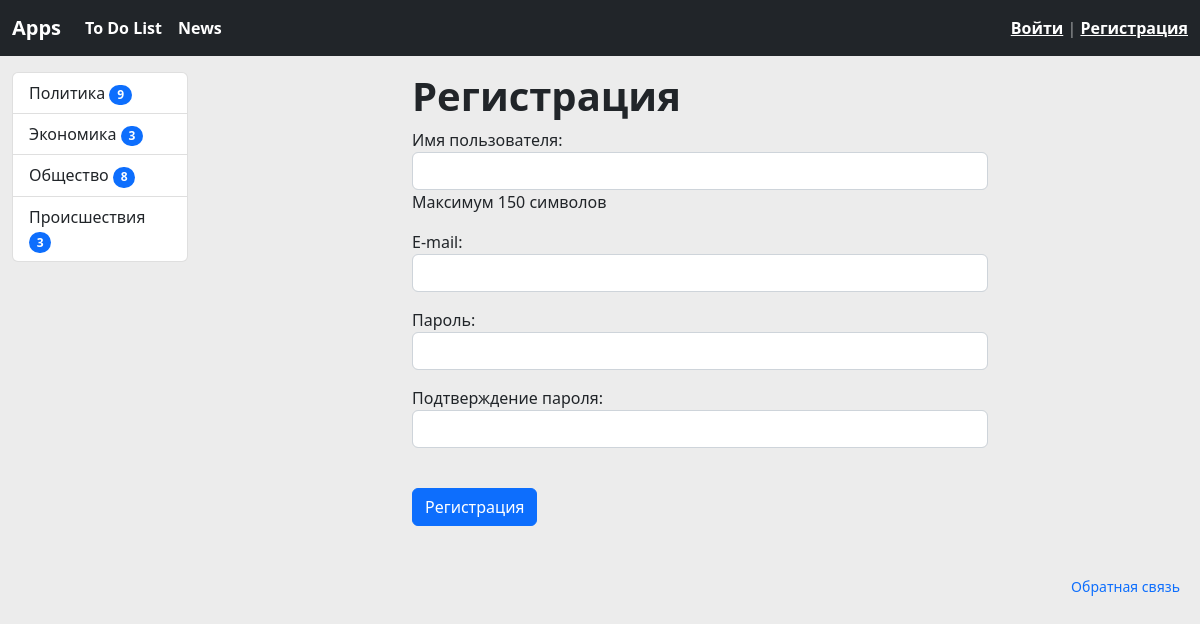
Page /app/news/register/ on the committed database.
### news/models.py (models this page shows, shortened)
class Category(models.Model):
    title = models.CharField(max_length=150, db_index=True, verbose_name='Название категории')
    def get_absolute_url(self):
        return reverse('news:category', kwargs={'category_id': self.pk})
    class Meta:
        verbose_name = 'Категория'
        verbose_name_plural = 'Категории'
        ordering = ['id']

### news/views.py (the view)
# urls.py: path('register/', views.register, name="register"),
def register(request):
    title = 'Регистрация'
    if request.method == 'POST':
        form = UserRegisterForm(request.POST)
        if form.is_valid():
            user = form.save()
            login(request, user)
            messages.success(request, 'Вы успешно зарегистрировались!')
            return redirect('news:home')
        else:
            messages.error(request, 'Ошибка регистрации!')
    else:
        form = UserRegisterForm()
    return render(request, 'news/news_register.html', {'title': title, 'form': form})

### news/forms.py
class UserRegisterForm(UserCreationForm):
    username = forms.CharField(label='Имя пользователя', help_text='Максимум 150 символов', widget=forms.TextInput(attrs={'class': 'form-control'}))
    email = forms.EmailField(label='E-mail', widget=forms.EmailInput(attrs={'class': 'form-control'}))
    password1 = forms.CharField(label='Пароль', widget=forms.PasswordInput(attrs={'class': 'form-control'}))
    password2 = forms.CharField(label='Подтверждение пароля', widget=forms.PasswordInput(attrs={'class': 'form-control'}))
    class Meta:
        model = User
        fields = ('username', 'email', 'password1', 'password2')

### news/templatetags/news_tags.py (called while the page is built)
@register.simple_tag(name='get_list_categories')
def get_categories():
    return Category.objects.annotate(cnt=Count('news', filter=F('news__is_published'))).filter(cnt__gt=0)

### news/templates/news/news_register.html (shortened to what this page needs)
{% extends "base.html" %}
{% load news_tags %}
{% block main %}
<div class="container-fluid mb-3">
  <div class="row">
    <div class="col-md-2 pt-3">
        {% include 'inc/_sidebar.html' %}
    </div>
    <div class="col-md-6 pt-3 container-fluid">
                <div class="col">
                    <h1><b>{{ title }}</b></h1>
                    <form method="post">
                        {{ form.as_p }}
                        <br>
                        <button type="submit" class="btn btn-primary btn-block">Регистрация</button>
                    </form>
                </div>
    </div>
  </div>
</div>
{% endblock %}

### news/templates/inc/_sidebar.html
{% load news_tags %}
<div class="list-group">
    {% get_list_categories as categories %}
    {% for item in categories %}
    <a href="{{ item.get_absolute_url }}" class="list-group-item list-group-item-action">{{ item.title }}
    <span class="badge bg-primary rounded-pill">{{ item.cnt }}</span>
    </a>
    {% endfor%}
</div>
<br>

### demo/static/css/style.css (style rules this page uses)
body { background-color: #ececec; }

### rows in the picture
Category: title "Политика", cnt "9"
Category: title "Экономика", cnt "3"
Category: title "Общество", cnt "8"
Category: title "Происшествия", cnt "3"

### other values in the picture
{{ title }} "Регистрация"
